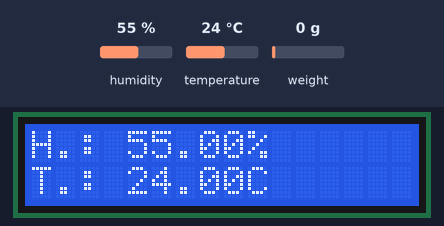
Bench run of a sketch on a simulated Arduino Uno, built with avr-gcc and run on an emulated ATmega328P. On the bench: 16×2 character LCD. The test bench sets the inputs (shaded band); at power-on: humidity 55 %, temperature 24 °C, weight on the scale 0 g. What the sketch prints to the serial monitor is not drawn.

Above: at 3.2 s.
3.3 s: humidity set to 22 %
At 6.5 s:
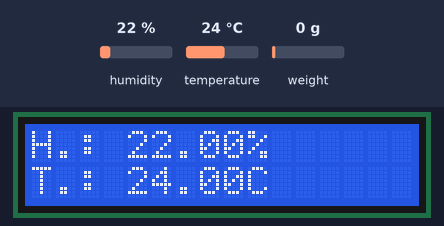
6.9 s: temperature set to 12 °C
At 9.3 s:
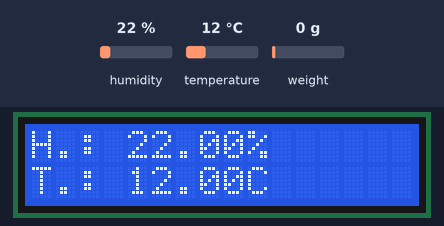
10.5 s: humidity set to 40 %
At 12.0 s:
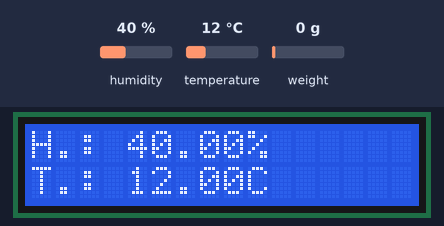
14.1 s: temperature set to 19 °C
At 14.7 s:
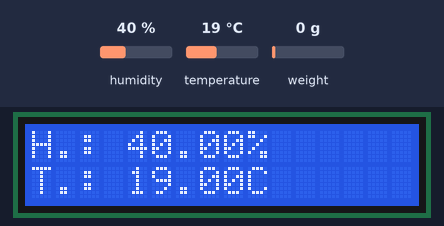
Timing chart, 0 to 17.1 s (numbered marks = the images above; inputs shaded):
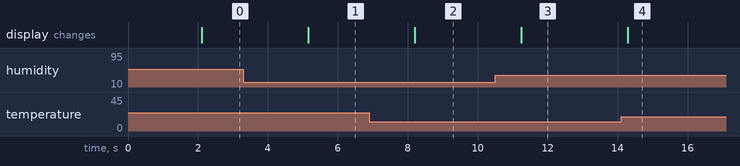

Measured:
- after the input at 3.3 s, the display: changes after 1.9 s (image 1)
- after the input at 6.9 s, the display: changes after 1.3 s (image 2)
- after the input at 10.5 s, the display: changes after 0.74 s (image 3)
- after the input at 14.1 s, the display: changes after 0.19 s (image 4)

The sketch:

TempHumLCD.c.ino
```cpp
/**********************************************************************
  Filename    : Drive LiquidCrystal I2C to display characters
  Description : I2C is used to control the display characters of LCD1602.
  Auther      : www.freenove.com
  Modification: 2021/10/13
**********************************************************************/
#include <LiquidCrystal_I2C.h>
#include <dht.h>
#include "pico_GPIO_Number.h"
#include <HX711.h>
#include <math.h>

#define DHT11_PIN GPIO15
#define POLLING_DELAY 2000

LiquidCrystal_I2C lcd(0x27,16,2);

dht DHT;
const int DOUT_PIN = GPIO12;   // GP4
const int SCK_PIN  = GPIO11;   // GP5

HX711 scale;

float calibration_factor = -22195; // placeholder: you will change this
void setup_scale() {
  Serial.begin(115200);
  delay(1000);

  scale.begin(DOUT_PIN, SCK_PIN);
  scale.set_scale(calibration_factor);   // raw
  scale.tare();        // zero the scale
  Serial.println("HX711 ready. Remove all weight. Tare done.");
}

void setup() {
  if (!i2CAddrTest(0x27)) {
    lcd = LiquidCrystal_I2C(0x3F, 16, 2);
  }
  lcd.init();                     // LCD driver initialization
  lcd.backlight();                // Open the backlight
  lcd.setCursor(0,0);             // Move the cursor to row 0, column 0
  setup_scale();
}

void loop() {
  int chk = DHT.read11(DHT11_PIN);
  float kg;

  if(chk == DHTLIB_OK){
    lcd.setCursor(0,0);             // Move the cursor to row 1, column 0
    lcd.print("H.: " + String(DHT.humidity) + "%");
    lcd.setCursor(0,1);             // Move the cursor to row 1, column 0
    lcd.print("T.: " + String(DHT.temperature) + "C");
  }else {
    lcd.setCursor(0,0);             // Move the cursor to row 1, column 0
    lcd.print("DHT11 Reading data error!");
  }
  if (scale.is_ready()) {
//    float kg = scale.get_units(10);
    kg = scale.get_units(10);
    kg = fabsf(kg);         // Removes the negative value
    Serial.println(kg, 3);  // 2e parametre est le nombre de chiffres apres la virgule
  }else {
    Serial.println("HX711 not ready (check wiring/power)");
  }
  delay(POLLING_DELAY);
}

bool i2CAddrTest(uint8_t addr) {
  Wire.begin();
  Wire.beginTransmission(addr);
  if (Wire.endTransmission() == 0) {
    return true;
  }
  return false;
}
```

pico_GPIO_Number.h
```cpp
#ifndef PICO_GPIO_NUMBER_H
  #define PICO_GPIO_NUMBER_H
#endif

#define GPIO0 0
#define GPIO1 1
#define GPIO2 2
#define GPIO3 3
#define GPIO4 4
#define GPIO5 5
#define GPIO6 6
#define GPIO7 7
#define GPIO8 8
#define GPIO9 9
#define GPIO10 10
#define GPIO11 11
#define GPIO12 12
#define GPIO13 13
#define GPIO14 14
#define GPIO15 15
#define GPIO16 16
#define GPIO17 17
#define GPIO18 18
#define GPIO19 19
#define GPIO20 20
#define GPIO21 21
#define GPIO22 22
#define GPIO23 23
#define GPIO24 24
#define GPIO25 25
#define GPIO26 26
#define GPIO27 27
```
